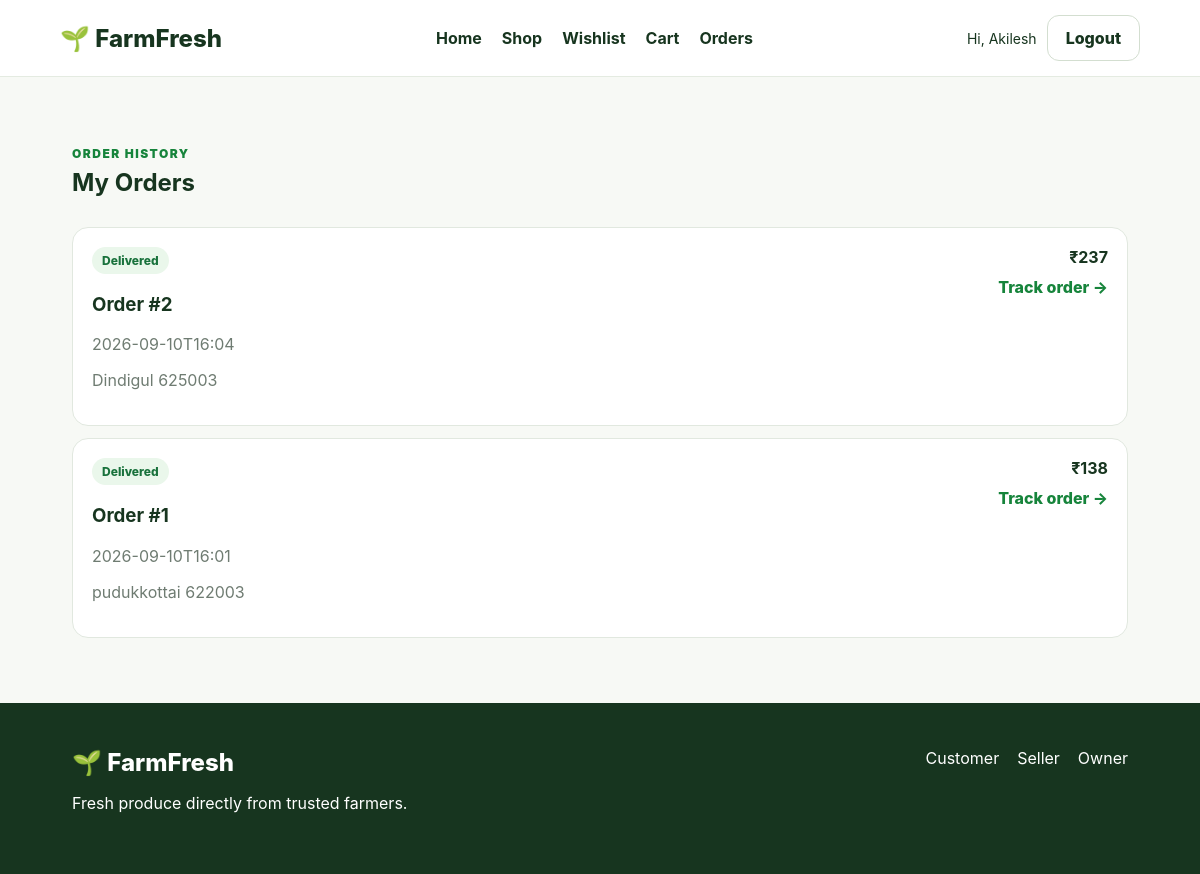
Page /orders (signed in) on the committed database.
### tables this page shows
CREATE TABLE users (
        id INTEGER PRIMARY KEY AUTOINCREMENT,
        name TEXT NOT NULL,
        username TEXT UNIQUE NOT NULL,
        password TEXT NOT NULL,
        role TEXT NOT NULL,
        created_at TEXT NOT NULL
    );

CREATE TABLE orders (
        id INTEGER PRIMARY KEY AUTOINCREMENT,
        customer_id INTEGER NOT NULL,
        address TEXT NOT NULL,
        amount REAL NOT NULL,
        status TEXT NOT NULL,
        eta TEXT NOT NULL,
        created_at TEXT NOT NULL
    );

### app.py (the view)
@app.route("/orders")
@role_required("customer")
def orders():
    user = get_current_user()
    conn = get_db()
    orders_list = conn.execute(
        "SELECT * FROM orders WHERE customer_id=? ORDER BY id DESC",
        (user["id"],)
    ).fetchall()
    conn.close()
    return render_template("orders.html", orders=orders_list)

### app.py (called while the page is built)
def get_db():
    conn = sqlite3.connect(DB)
    conn.row_factory = sqlite3.Row
    return conn

def get_current_user():
    user_id = session.get("user_id")
    if not user_id:
        return None
    conn = get_db()
    user = conn.execute(
        "SELECT * FROM users WHERE id=?", (user_id,)
    ).fetchone()
    conn.close()
    return user

@app.context_processor
def add_globals():
    return {
        "current_user": get_current_user(),
        "categories": CATEGORIES
    }

def role_required(role):
    def decorator(view):
        @wraps(view)
        def wrapped(*args, **kwargs):
            user = get_current_user()
            if not user:
                flash("Please login first.", "warning")
                return redirect(url_for("login", role=role))
            if user["role"] != role:
                flash("You do not have access to this page.", "danger")
                return redirect(url_for("home"))
            return view(*args, **kwargs)
        return wrapped
    return decorator

### templates/orders.html (shortened to what this page needs)
{% extends "base.html" %}
{% block content %}
<section class="section">
    <div class="section-heading">
        <div><span class="eyebrow">ORDER HISTORY</span><h1>My Orders</h1></div>
    </div>
    {% if orders %}
    <div class="orders-list">
        {% for o in orders %}
        <div class="order-card">
            <div>
                <span class="status">{{ o['status'] }}</span>
                <h3>Order #{{ o['id'] }}</h3>
                <p class="muted">{{ o['created_at'][:16] }}</p>
                <p class="muted">{{ o['address'] }}</p>
            </div>
            <div class="order-right">
                <strong>₹{{ "%.0f"|format(o['amount']) }}</strong>
                <a href="{{ url_for('tracking', order_id=o['id']) }}">Track order →</a>
            </div>
        </div>
        {% endfor %}
    </div>
    {% else %}
    <div class="empty">
        <h2>No orders yet</h2>
        <a class="btn btn-primary" href="{{ url_for('shop') }}">Shop Now</a>
    </div>
    {% endif %}
</section>
{% endblock %}

### templates/base.html (shortened to what this page needs)
<!DOCTYPE html>
<html lang="en">
<head>
    <link rel="stylesheet" href="{{ url_for('static', filename='css/style.css') }}">
</head>
<body>
<header class="topbar">
    <a class="brand" href="{{ url_for('home') }}">🌱 FarmFresh</a>
    <nav class="navlinks">
        <a href="{{ url_for('home') }}">Home</a>
        <a href="{{ url_for('shop') }}">Shop</a>
        {% if current_user and current_user['role'] == 'customer' %}
            <a href="{{ url_for('wishlist') }}">Wishlist</a>
            <a href="{{ url_for('cart') }}">Cart</a>
            <a href="{{ url_for('orders') }}">Orders</a>
        {% endif %}
    </nav>
    <div class="nav-right">
        {% if current_user %}
            <span class="hello">Hi, {{ current_user['name'] }}</span>
            <a class="btn btn-outline" href="{{ url_for('logout') }}">Logout</a>
        {% else %}
            <a class="btn btn-outline" href="{{ url_for('login', role='customer') }}">Login</a>
        {% endif %}
    </div>
</header>
<main>
{% block content %}{% endblock %}
</main>
<footer class="footer">
    <div>
        <div class="brand">🌱 FarmFresh</div>
        <p>Fresh produce directly from trusted farmers.</p>
    </div>
    <div class="footer-links">
        <a href="{{ url_for('login', role='customer') }}">Customer</a>
        <a href="{{ url_for('login', role='seller') }}">Seller</a>
        <a href="{{ url_for('login', role='owner') }}">Owner</a>
    </div>
</footer>
</body>
</html>

### static/css/style.css (style rules this page uses)
* { box-sizing: border-box; }
body { margin: 0; font-family: Inter, "Segoe UI", Arial, sans-serif; background: #f7f9f5; color: #17351f; }
a { text-decoration: none; color: inherit; }
.topbar { position: sticky; top: 0; z-index: 50; background: #fff; border-bottom: 1px solid #e4ebe1; display: flex; justify-content: space-between; align-items: center; gap: 22px; padding: 15px 5vw; }
.brand { font-size: 24px; font-weight: 800; white-space: nowrap; }
.navlinks { display: flex; gap: 20px; font-weight: 700; }
.nav-right { display: flex; gap: 10px; align-items: center; }
.hello { font-size: 14px; }
.btn { display: inline-flex; justify-content: center; align-items: center; border-radius: 12px; padding: 12px 18px; border: 0; font-weight: 800; cursor: pointer; }
.btn-outline { border: 1px solid #d3ded0; background: white; }
.eyebrow { font-size: 12px; font-weight: 900; letter-spacing: 1.5px; color: #16843b; }
.section { padding: 65px 6vw; }
.section-heading { display: flex; justify-content: space-between; align-items: end; gap: 20px; margin-bottom: 24px; }
.section-heading h1, .section-heading h2 { margin: 6px 0; }
.muted { color: #6f7c72; }
.orders-list { display: grid; gap: 12px; }
.order-card { background: white; border: 1px solid #e1e8df; border-radius: 16px; padding: 19px; display: flex; justify-content: space-between; gap: 20px; }
.status { display: inline-block; background: #eaf7eb; color: #19723c; padding: 6px 10px; border-radius: 999px; font-size: 12px; font-weight: 800; }
.order-right { text-align: right; }
.order-right a { display: block; color: #16843b; font-weight: 800; margin-top: 10px; }
.footer { background: #17351f; color: white; padding: 45px 6vw; display: flex; justify-content: space-between; gap: 20px; }
.footer-links { display: flex; gap: 18px; flex-wrap: wrap; }

### rows in the picture
users: name "Akilesh"
orders: status "Delivered", id "2", created_at "2026-09-10T16:04", address "Dindigul 625003", amount "237"
orders: status "Delivered", id "1", created_at "2026-09-10T16:01", address "pudukkottai 622003", amount "138"
